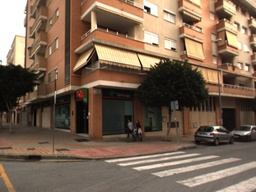
#> input picture Practice/Assignment_1/1.jpg, 256 x 192 px, shrunk from 1024 x 768 before the run
$ python seq_ransac.py 1.jpg 5
#> lines starting #> are read from the running program, lines starting #| are printed output that depends on the picture
import argparse
import cv2 as cv
import numpy as np
import random

EPSILON = 0.0000001


def detect_edges(img, threshold1, threshold2):
    return cv.Canny(img, threshold1, threshold2) // 255


def ransac(points: np.ndarray, threshold: float, max_iter: int):
    num_iter = 0
    best_inliers = []
    inliers = []

    best_line = np.ones((3, ))
    K_SIZE = 2
    sample = [1.0] * K_SIZE

    while (num_iter < max_iter):
        while True:
            sample = random.choices(points, k=K_SIZE)
            if np.any(sample[0] != sample[1]):
                break

        point1 = np.array(sample[0])
        point2 = np.array(sample[1])

        v = point2 - point1
        v = v / np.linalg.norm(v, 2)

        n = np.array([-v[1], v[0]])

        a = n[0]
        b = n[1]
        c = -(a * point1[0] + b * point1[1])

        distance = lambda point: abs(a * point[0] + b * point[1] + c)
        inliers = [point for point in points if distance(point) < threshold]
        if len(inliers) > len(best_inliers):
            best_inliers = inliers[:]
            inliers = []
            best_line = (a, b, c)

        num_iter += 1

    return best_inliers, best_line


def parse_args():
    parser = argparse.ArgumentParser()
    parser.add_argument("image", type=str)
    parser.add_argument("iteration", type=int)
    return parser.parse_args()


def draw_line(line, img, color=(0, 0, 255)):
    p1 = (0, round(-line[2] / (line[1] + EPSILON)))
    p2 = (img.shape[1],
          round((-line[0] * img.shape[1] - line[2]) / (line[1] + EPSILON)))
    return cv.line(img, p1, p2, color, 2)


if __name__ == "__main__":
    args = parse_args()
    img = cv.imread(args.image, 1)
#> img is the input picture: shape (192, 256, 3); mean B, G, R 82.7, 101, 122.6
    edges = detect_edges(img, 150, 200)
#> in detect_edges, `return cv.Canny(img, threshold1, threshold2) // 255`:
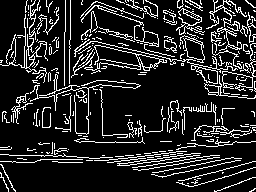
#> returned value: shape (192, 256); values 0 (black) and 1 (white), 15.1% white in thin lines or dots
    points = []
    for x in range(edges.shape[1]):
        for y in range(edges.shape[0]):
            if edges[y, x] == 1:
                points.append((x, y))

    print(
        f"Running SeqRANSAC for {args.iteration} iteration on {len(points)} points"
    )
#| Running SeqRANSAC for 5 iteration on 7398 points

    lines = []
    for n in range(args.iteration):
        print(f"iteration: {n}")
        inliers, line = ransac(points=points, threshold=1.0, max_iter=1000)
        print(f"inliers: {len(inliers)}")
        if len(inliers) < 20:
            print("Not enough inliers")
        else:
            lines.append(line)
            points = [point for point in points if point not in inliers]

        print(f"points remaining: {len(points)}")
    for line in lines:
        draw_line(line, img)
    cv.imshow("RANSSC", img)
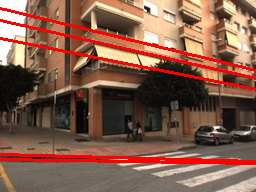
#> window 'RANSSC': shape (192, 256, 3); mean B, G, R 75.1, 91.7, 131.3
    cv.imwrite(f"seqransac_{args.iteration}_{args.image}", img)
    cv.waitKey(0)
